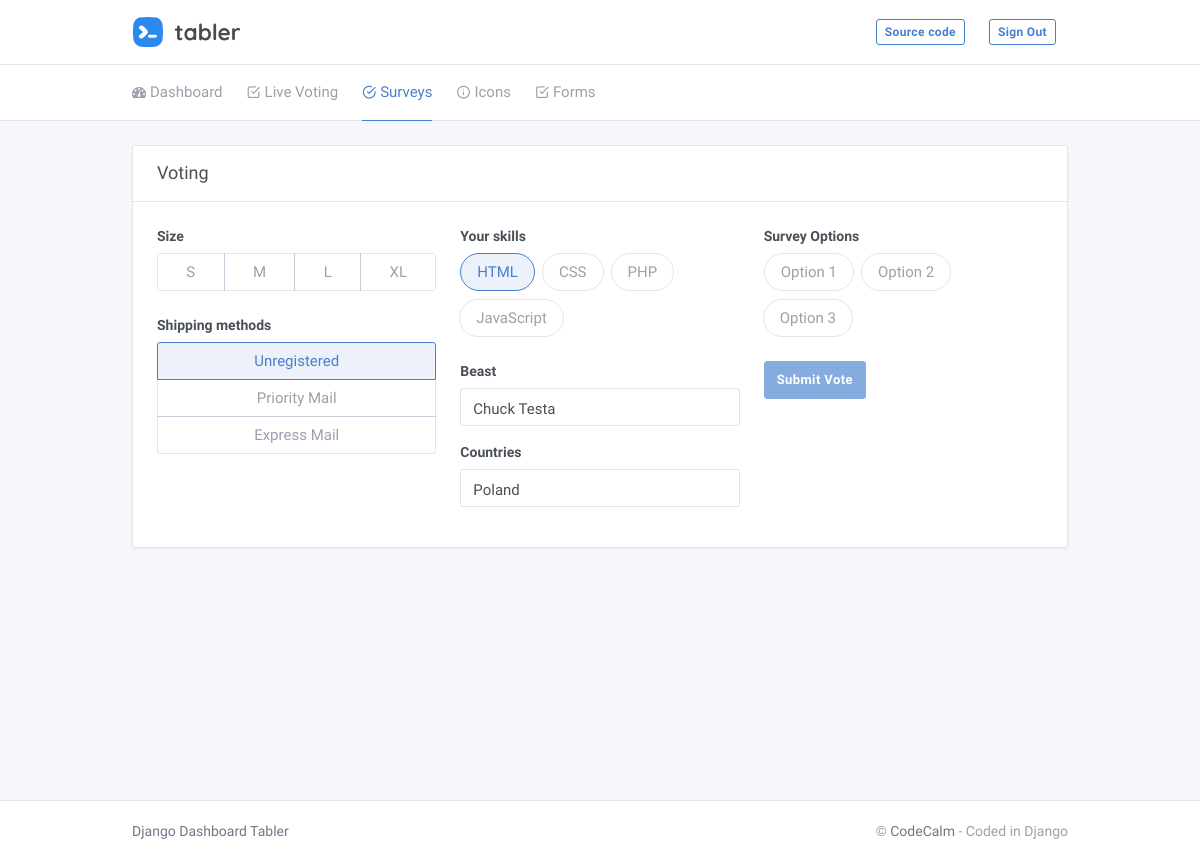
Page /survey/1/ (signed in) on the committed database.
### ballot/models.py (models this page shows, shortened)
class SurveyOption(LogMixin):
    text = models.CharField(max_length=255)
    survey = models.ForeignKey(
        Survey, related_name='options', on_delete=models.PROTECT)
    class Meta:
        managed = True
        verbose_name = 'Survey Option'
        verbose_name_plural = 'Survey Options'
        unique_together = ('text', 'survey')

### ballot/views.py (the view)
# urls.py: path('survey/<int:survey_id>/', views.survey, name='survey'),
@login_required(login_url='/login/')
def survey(request, survey_id):
    survey = get_object_or_404(Survey, pk=survey_id)
    vote = SurveyVote.objects.filter(
        user=request.user, survey_option__survey=survey).first()
    if vote is not None:
        return HttpResponseRedirect(reverse('ballot:vote_done', args=(survey.id, vote.survey_option.id)))
    return render(request, 'survey.html', {'survey': survey})

### ballot/templates/survey.html (shortened to what this page needs)
{% extends "layouts/base.html" %}
{% block content %}
<div class="my-3 my-md-5">
  <div class="container">
    <div class="row">
      <div class="col-12">
        <form action="{% url 'ballot:survey_vote' survey.id %}" method="post" class="card">
          <div class="card-header">
            <h3 class="card-title">Voting</h3>
          </div>
          <div class="card-body">
            <div class="row">
              <div class="col-md-6 col-lg-4">
                <div class="form-group">
                  <label class="form-label">Size</label>
                  <div class="selectgroup w-100">
                    <label class="selectgroup-item">
                      <span class="selectgroup-button">S</span>
                    </label>
                    <label class="selectgroup-item">
                      <span class="selectgroup-button">M</span>
                    </label>
                    <label class="selectgroup-item">
                      <span class="selectgroup-button">L</span>
                    </label>
                    <label class="selectgroup-item">
                      <span class="selectgroup-button">XL</span>
                    </label>
                  </div>
                </div>
                <div class="form-group">
                  <label class="form-label">Shipping methods</label>
                  <div class="selectgroup selectgroup-vertical w-100">
                    <label class="selectgroup-item">
                      <span class="selectgroup-button">Unregistered</span>
                    </label>
                    <label class="selectgroup-item">
                      <span class="selectgroup-button">Priority Mail</span>
                    </label>
                    <label class="selectgroup-item">
                      <span class="selectgroup-button">Express Mail</span>
                    </label>
                  </div>
                </div>
              </div>
              <div class="col-md-6 col-lg-4">
                <div class="form-group">
                  <label class="form-label">Your skills</label>
                  <div class="selectgroup selectgroup-pills">
                    <label class="selectgroup-item">
                      <span class="selectgroup-button">HTML</span>
                    </label>
                    <label class="selectgroup-item">
                      <span class="selectgroup-button">CSS</span>
                    </label>
                    <label class="selectgroup-item">
                      <span class="selectgroup-button">PHP</span>
                    </label>
                    <label class="selectgroup-item">
                      <span class="selectgroup-button">JavaScript</span>
                    </label>
                  </div>
                </div>
                <div class="form-group">
                  <label class="form-label">Beast</label>
                  <select name="beast" id="select-beast" class="form-control custom-select">
                    <option value="1">Chuck Testa</option>
                  </select>
                </div>
                <div class="form-group">
                  <label class="form-label">Countries</label>
                  <select name="country" id="select-countries" class="form-control custom-select">
                    <option value="pl" data-data='{"image": "/static/assets/images/flags/pl.svg"}' selected>Poland</option>
                  </select>
                </div>
              </div>
              <div class="col-md-6 col-lg-4">
                <div class="form-group">
                  <label class="form-label">Survey Options</label>
                  <div id="survey_options" class="selectgroup selectgroup-pills">
                    {% for option in survey.options.all %}
                    <label class="selectgroup-item">
                      <span class="selectgroup-button">{{ option.text }}</span>
                    </label>
                    {% endfor %}
                  </div>
                </div>
                <div class="input-group">
                  <button id="btnSubmit" type="submit" class="btn btn-primary" disabled="disabled">Submit Vote</button>
                </div>
              </div>
            </div>
          </div>
      </div>
    </div>
  </div>
</div>
</div>
{% endblock content %}

### rows in the picture
SurveyOption: text "Option 1"
SurveyOption: text "Option 2"
SurveyOption: text "Option 3"
